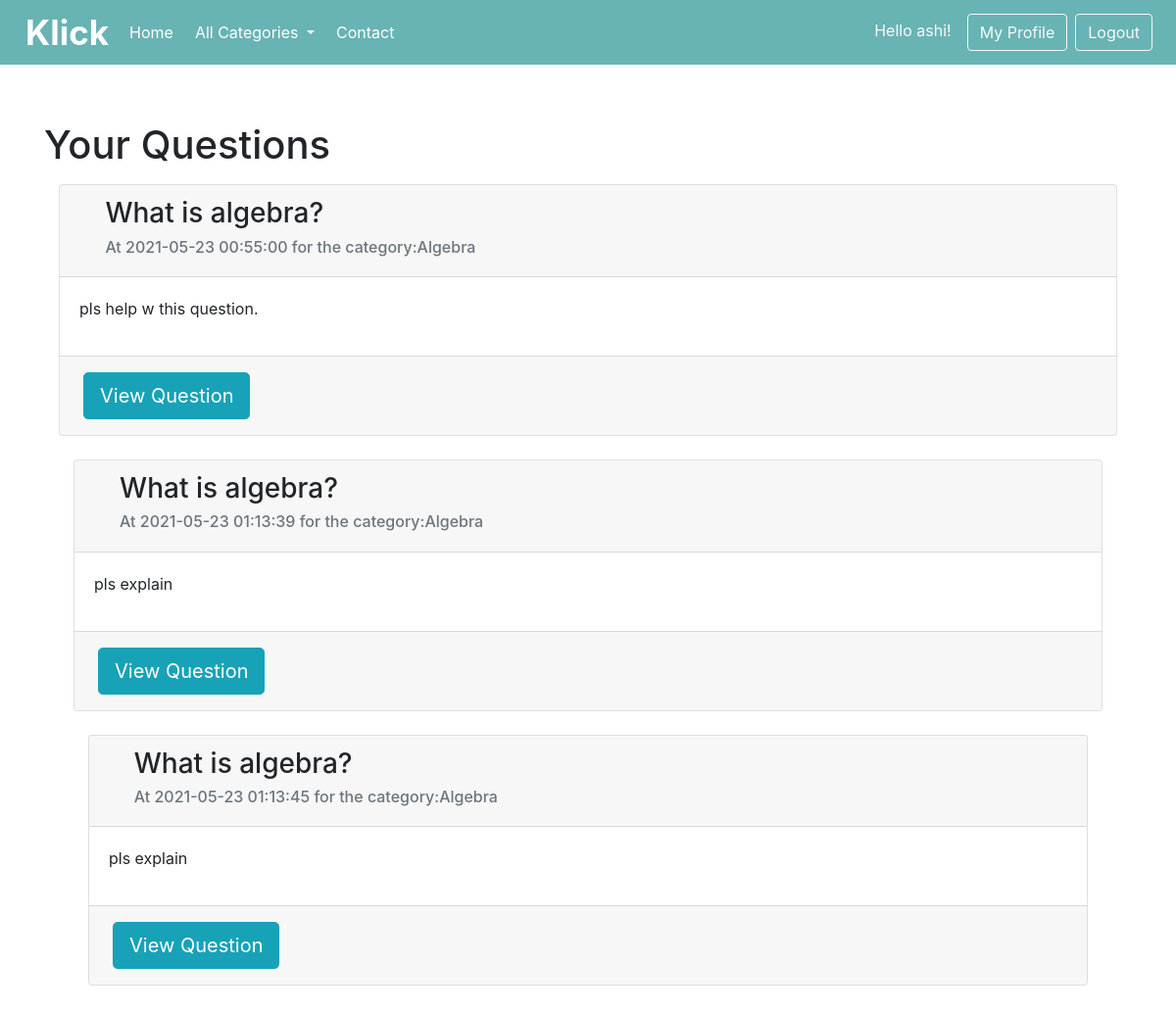
Screenshot of /myProfile.php (signed in) with the database file from the repository.
### tables this page shows
CREATE TABLE `threads` (
  `thread_id` int(11) NOT NULL,
  `thread_title` varchar(255) NOT NULL,
  `thread_desc` text DEFAULT NULL,
  `thread_cat_id` int(11) DEFAULT NULL,
  `thread_user_id` int(11) DEFAULT NULL,
  `timestamp` datetime DEFAULT current_timestamp()
);

CREATE TABLE `categories` (
  `category_id` int(11) NOT NULL,
  `category_name` varchar(255) DEFAULT NULL,
  `category_description` varchar(255) DEFAULT NULL,
  `created` datetime DEFAULT current_timestamp()
);

### myProfile.php (the view, shortened to what this page needs)
<!DOCTYPE html>
<html lang="en">
<head>
  <link rel="stylesheet" href="style.css">
  <link rel="stylesheet" href="https://stackpath.bootstrapcdn.com/bootstrap/4.5.0/css/bootstrap.min.css"
>
</head>
<body>
</body>
</html>
<?php
include 'header.php';
include '_dbconnect.php';
?>
<div class="container mb-5" id="ques">
        <h1 class="py-2">Your Questions</h1>
        <?php
$user_id = $_SESSION['sno'];
$sql = "SELECT * FROM threads WHERE thread_user_id=$user_id";
$result = mysqli_query($conn, $sql);
    while($row = mysqli_fetch_assoc($result)){
        $thread_id = $row['thread_id'];
        $thread_title = $row['thread_title'];
        $thread_description = $row['thread_desc'];
        $thread_cat_id = $row['thread_cat_id'];
        $timestamp = $row['timestamp'];
        $get_id = "SELECT category_name FROM categories WHERE category_id=$thread_cat_id";
        $r=mysqli_query($conn,$get_id);
        $cat = mysqli_fetch_assoc($r);
        $cat_name=$cat['category_name'];
        echo '
        <div class="container-fluid mt-100">
        <div class="row">
            <div class="col-md-12">
                <div class="card mb-4">
                    <div class="card-header">
                        <div class="media flex-wrap w-100 align-items-center"> <img src="" width="1%" class="d-block ui-w-40 rounded-circle" >
                            <div class="media-body ml-3"> <h3> '. $thread_title . '<h3>
                                <div class="text-muted small"><h6> At '. $timestamp. '   for the category:'.$cat_name.'<h6></div>
                            </div>
                        </div>
                    </div>
                    <div class="card-body">
                        <p>  '.$thread_description.'</p>
                    </div>
                    <div class="card-footer d-flex flex-wrap justify-content-between align-items-center px-0 pt-0 pb-3">
                        <div class="px-4 pt-3"><a href="thread.php?threadid=' . $thread_id. '"> <button type="button" class="btn btn-info btn-lg"> View Question</button> </a></div>
                    </div>
                </div>
            </div>
        </div>
    ';
}
?>
</div>

### style.css (style rules this page uses)
* { box-sizing: border-box; margin: 0; padding: 0; }
body { font-family: 'Catamaran', sans-serif; line-height: 1.6; color: #333; background-color:#f2f2f2; font-size: 1.1rem; }
.container { padding-top:50px; }
.btn-info { background: #68b3b3; color: #ffffff; border: none; }

### rows the page displays
threads: thread_title "What is algebra?", timestamp "2021-05-23 00:55:00", categories.category_name "Algebra", thread_desc "pls help w this question."
threads: thread_title "What is algebra?", timestamp "2021-05-23 01:13:39", categories.category_name "Algebra", thread_desc "pls explain"
threads: thread_title "What is algebra?", timestamp "2021-05-23 01:13:45", categories.category_name "Algebra", thread_desc "pls explain"

### other values shown
$_SESSION['useremail'] "ashi"
